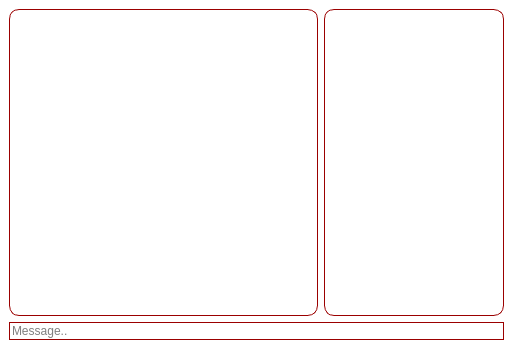
<?xml version="1.0" encoding="UTF-8"?>
<ui version="4.0">
 <class>ChatDialog</class>
 <widget class="QDialog" name="ChatDialog">
  <property name="geometry">
   <rect>
    <x>0</x>
    <y>0</y>
    <width>513</width>
    <height>349</height>
   </rect>
  </property>
  <property name="windowTitle">
   <string>Chat</string>
  </property>
  <property name="styleSheet">
   <string notr="true">background-color: white;</string>
  </property>
  <layout class="QVBoxLayout">
   <property name="spacing">
    <number>6</number>
   </property>
   <property name="leftMargin">
    <number>9</number>
   </property>
   <property name="topMargin">
    <number>9</number>
   </property>
   <property name="rightMargin">
    <number>9</number>
   </property>
   <property name="bottomMargin">
    <number>9</number>
   </property>
   <item>
    <layout class="QHBoxLayout">
     <property name="spacing">
      <number>6</number>
     </property>
     <property name="leftMargin">
      <number>0</number>
     </property>
     <property name="topMargin">
      <number>0</number>
     </property>
     <property name="rightMargin">
      <number>0</number>
     </property>
     <property name="bottomMargin">
      <number>0</number>
     </property>
     <item>
      <widget class="QTextEdit" name="textEdit">
       <property name="focusPolicy">
        <enum>Qt::NoFocus</enum>
       </property>
       <property name="styleSheet">
        <string notr="true">QTextEdit{
border: 1px solid;
border-color: #9B0000;
border-radius: 10px;
}</string>
       </property>
       <property name="readOnly">
        <bool>true</bool>
       </property>
      </widget>
     </item>
     <item>
      <widget class="QListWidget" name="listWidget">
       <property name="maximumSize">
        <size>
         <width>180</width>
         <height>16777215</height>
        </size>
       </property>
       <property name="focusPolicy">
        <enum>Qt::NoFocus</enum>
       </property>
       <property name="styleSheet">
        <string notr="true">QListWidget{
border: 1px solid;
border-color: #9B0000;
border-radius: 10px;
}</string>
       </property>
      </widget>
     </item>
    </layout>
   </item>
   <item>
    <layout class="QHBoxLayout">
     <property name="spacing">
      <number>6</number>
     </property>
     <property name="leftMargin">
      <number>0</number>
     </property>
     <property name="topMargin">
      <number>0</number>
     </property>
     <property name="rightMargin">
      <number>0</number>
     </property>
     <property name="bottomMargin">
      <number>0</number>
     </property>
     <item>
      <widget class="QLineEdit" name="lineEdit">
       <property name="styleSheet">
        <string notr="true">QLineEdit{
border: 1px solid;
border-color: #9B0000;
border-radius: 10px;
}</string>
       </property>
       <property name="placeholderText">
        <string>Message..</string>
       </property>
      </widget>
     </item>
    </layout>
   </item>
  </layout>
 </widget>
 <resources/>
 <connections/>
</ui>
